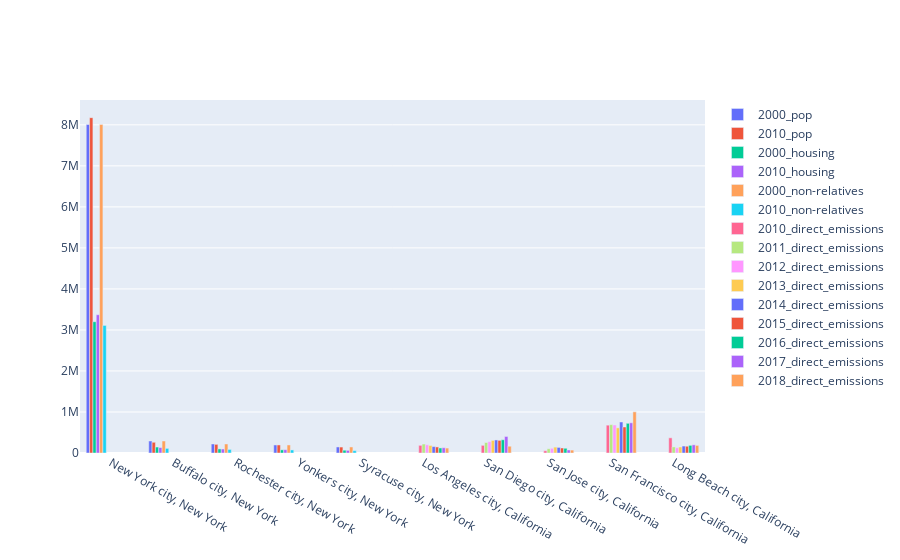

The notebook cell this image was saved under:
### Code cell
fig = go.Figure(data=[
    go.Bar(name='2000_pop', x=ny_join['City_Name'], y=ny_join['Total_Population_2000']),
    go.Bar(name='2010_pop', x=ny_join['City_Name'], y=ny_join['Total_Population_2010']),
    go.Bar(name='2000_housing', x=ny_join['City_Name'], y=ny_join['Total_Housing_2000']),
    go.Bar(name='2010_housing', x=ny_join['City_Name'], y=ny_join['Total_Housing_2010']),
    go.Bar(name='2000_non-relatives', x=ny_join['City_Name'], y=ny_join['Presence_of_Non-Relatives_2000']),
    go.Bar(name='2010_non-relatives', x=ny_join['City_Name'], y=ny_join['Presence_of_Non-Relatives_2010']),
    go.Bar(name='2010_direct_emissions', x=ca_join['City_Name'], y=ca_join['2010']),
    go.Bar(name='2011_direct_emissions', x=ca_join['City_Name'], y=ca_join['2011']),
    go.Bar(name='2012_direct_emissions', x=ca_join['City_Name'], y=ca_join['2012']),
    go.Bar(name='2013_direct_emissions', x=ca_join['City_Name'], y=ca_join['2013']),
    go.Bar(name='2014_direct_emissions', x=ca_join['City_Name'], y=ca_join['2014']),
    go.Bar(name='2015_direct_emissions', x=ca_join['City_Name'], y=ca_join['2015']),
    go.Bar(name='2016_direct_emissions', x=ca_join['City_Name'], y=ca_join['2016']),
    go.Bar(name='2017_direct_emissions', x=ca_join['City_Name'], y=ca_join['2017']),
    go.Bar(name='2018_direct_emissions', x=ca_join['City_Name'], y=ca_join['2018'])

])
fig.update_layout(barmode='group')
fig.show()

### Figure 1 — Plotly figure (JSON) as saved in the notebook; plotly's stock layout.template omitted (floating-point values rounded to 4 significant figures)
{"data": [{"name": "2000_pop", "type": "bar", "x": ["New York city, New York", "Buffalo city, New York", "Rochester city, New York", "Yonkers city, New York", "Syracuse city, New York"], "y": [8008278, 292648, 219773, 196086, 147306]}, {"name": "2010_pop", "type": "bar", "x": ["New York city, New York", "Buffalo city, New York", "Rochester city, New York", "Yonkers city, New York", "Syracuse city, New York"], "y": [8175133, 261310, 210565, 195976, 145170]}, {"name": "2000_housing", "type": "bar", "x": ["New York city, New York", "Buffalo city, New York", "Rochester city, New York", "Yonkers city, New York", "Syracuse city, New York"], "y": ["3200912", "145574", "99789", "77589", "68192"]}, {"name": "2010_housing", "type": "bar", "x": ["New York city, New York", "Buffalo city, New York", "Rochester city, New York", "Yonkers city, New York", "Syracuse city, New York"], "y": [3371062, 133444, 97158, 80389, 64356]}, {"name": "2000_non-relatives", "type": "bar", "x": ["New York city, New York", "Buffalo city, New York", "Rochester city, New York", "Yonkers city, New York", "Syracuse city, New York"], "y": ["8008278", "292648", "219773", "196086", "147306"]}, {"name": "2010_non-relatives", "type": "bar", "x": ["New York city, New York", "Buffalo city, New York", "Rochester city, New York", "Yonkers city, New York", "Syracuse city, New York"], "y": [3109784, 112536, 87027, 74550, 57355]}, {"name": "2010_direct_emissions", "type": "bar", "x": ["Los Angeles city, California", "San Diego city, California", "San Jose city, California", "San Francisco city, California", "Long Beach city, California"], "y": [187100.0, 186800.0, 55118, 678700.0, 369700.0]}, {"name": "2011_direct_emissions", "type": "bar", "x": ["Los Angeles city, California", "San Diego city, California", "San Jose city, California", "San Francisco city, California", "Long Beach city, California"], "y": [218100.0, 255800.0, 103300.0, 690800.0, 148200.0]}, {"name": "2012_direct_emissions", "type": "bar", "x": ["Los Angeles city, California", "San Diego city, California", "San Jose city, California", "San Francisco city, California", "Long Beach city, California"], "y": [200200.0, 276700.0, 114300.0, 683200.0, 127000.0]}, {"name": "2013_direct_emissions", "type": "bar", "x": ["Los Angeles city, California", "San Diego city, California", "San Jose city, California", "San Francisco city, California", "Long Beach city, California"], "y": [184300.0, 307400.0, 143800.0, 613800.0, 146400.0]}, {"name": "2014_direct_emissions", "type": "bar", "x": ["Los Angeles city, California", "San Diego city, California", "San Jose city, California", "San Francisco city, California", "Long Beach city, California"], "y": [156800.0, 317900.0, 136000.0, 756500.0, 169800.0]}, {"name": "2015_direct_emissions", "type": "bar", "x": ["Los Angeles city, California", "San Diego city, California", "San Jose city, California", "San Francisco city, California", "Long Beach city, California"], "y": [147700.0, 308700.0, 122200.0, 634000.0, 164500.0]}, {"name": "2016_direct_emissions", "type": "bar", "x": ["Los Angeles city, California", "San Diego city, California", "San Jose city, California", "San Francisco city, California", "Long Beach city, California"], "y": [123500.0, 323100.0, 115600.0, 723900.0, 186700.0]}, {"name": "2017_direct_emissions", "type": "bar", "x": ["Los Angeles city, California", "San Diego city, California", "San Jose city, California", "San Francisco city, California", "Long Beach city, California"], "y": [128600.0, 402800.0, 73960.0, 736100.0, 199000.0]}, {"name": "2018_direct_emissions", "type": "bar", "x": ["Los Angeles city, California", "San Diego city, California", "San Jose city, California", "San Francisco city, California", "Long Beach city, California"], "y": [120100.0, 165300.0, 70870.0, 1003000.0, 185200.0]}], "layout": {"barmode": "group"}}
